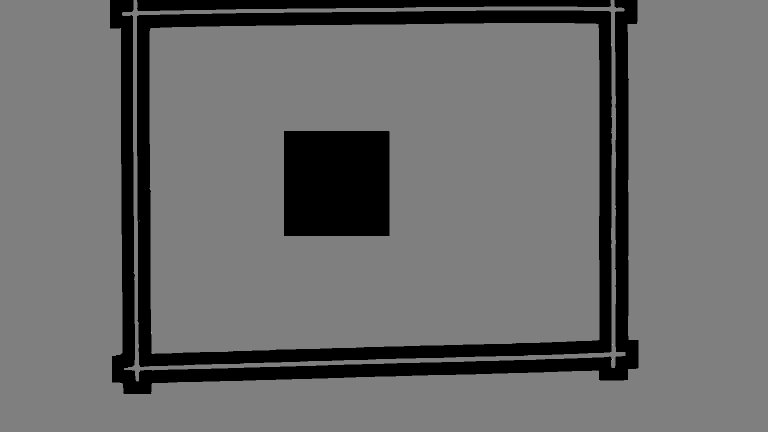
#> input picture SocketServer/meshImage.jpg, 1536 x 864 px, given in place of the camera (shown at 1/2 size)
$ python DetectRobot.py
#> lines starting #> are read from the running program, lines starting #| are printed output that depends on the picture; after the words box and inside, x2 and y2 are one past the last pixel; in counts of white or black regions, pixels touching at a corner belong together
#> further down, imagecp is the input picture: shape (864, 1536, 3); min 0, max 2, mean 0.844
import time
import numpy as np
import cv2
from pathfinding.core.diagonal_movement import DiagonalMovement
from pathfinding.core.grid import Grid
from pathfinding.finder.best_first import BestFirst
from pathfinding.core import heuristic, diagonal_movement
import math


def scaleImage(image,scale):
#> called with scale = 80
    scale_percent = scale # percent of original size
    width = int(image.shape[1] * scale_percent / 100)
#> width = 1228
    height = int(image.shape[0] * scale_percent / 100)
#> height = 691
    dim = (width, height)
#> dim = (1228, 691)

    # resize image
    resized = cv2.resize(image, dim, interpolation=cv2.INTER_AREA)
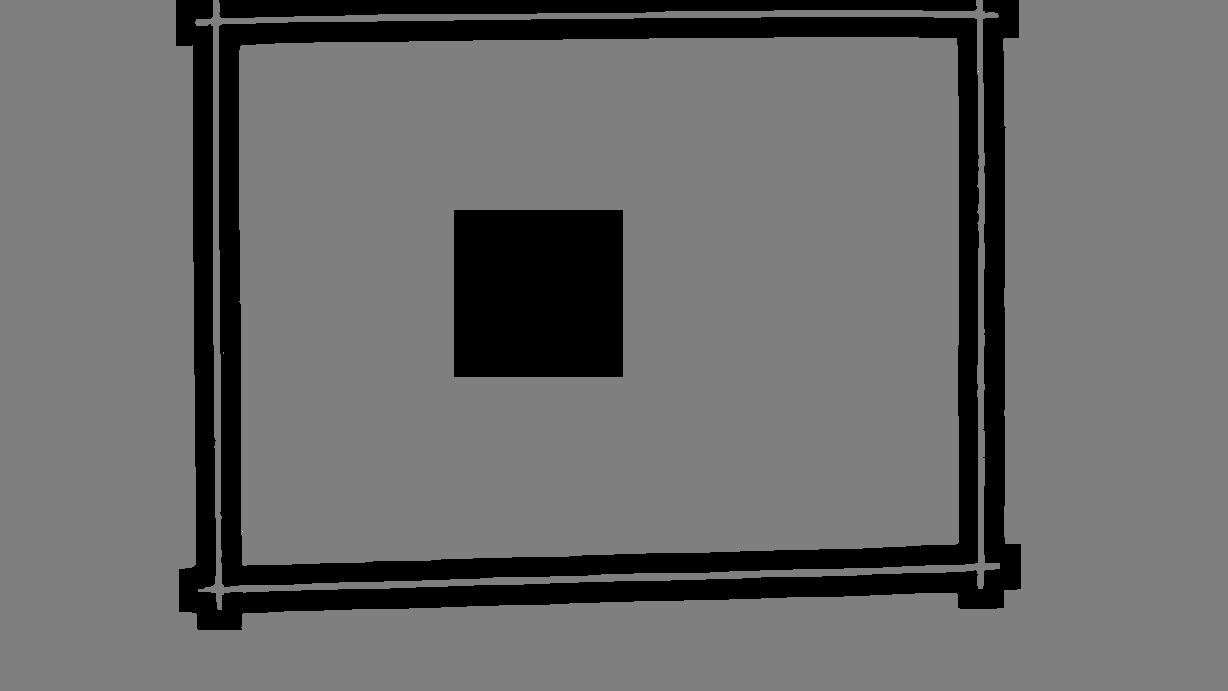
#> resized: shape (691, 1228, 3); min 0, max 2, mean 0.844; drawn with min black and max white
    new_img_size = (resized.shape[1] - (resized.shape[1] % 32), resized.shape[0] - (resized.shape[0] % 32))
#> new_img_size = (1216, 672)
    resized_img = cv2.resize(resized, new_img_size)

    return resized_img


cam = cv2.VideoCapture(0)
time.sleep(2)
result, imagecp = cam.read()

imagecp = scaleImage(imagecp,80)
imagecp = cv2.cvtColor(imagecp,cv2.COLOR_BGR2RGB)
image = imagecp.copy()

# Grayscale
gray = cv2.cvtColor(image, cv2.COLOR_BGR2GRAY)
blurred = cv2.GaussianBlur(gray, (5, 5), 0)
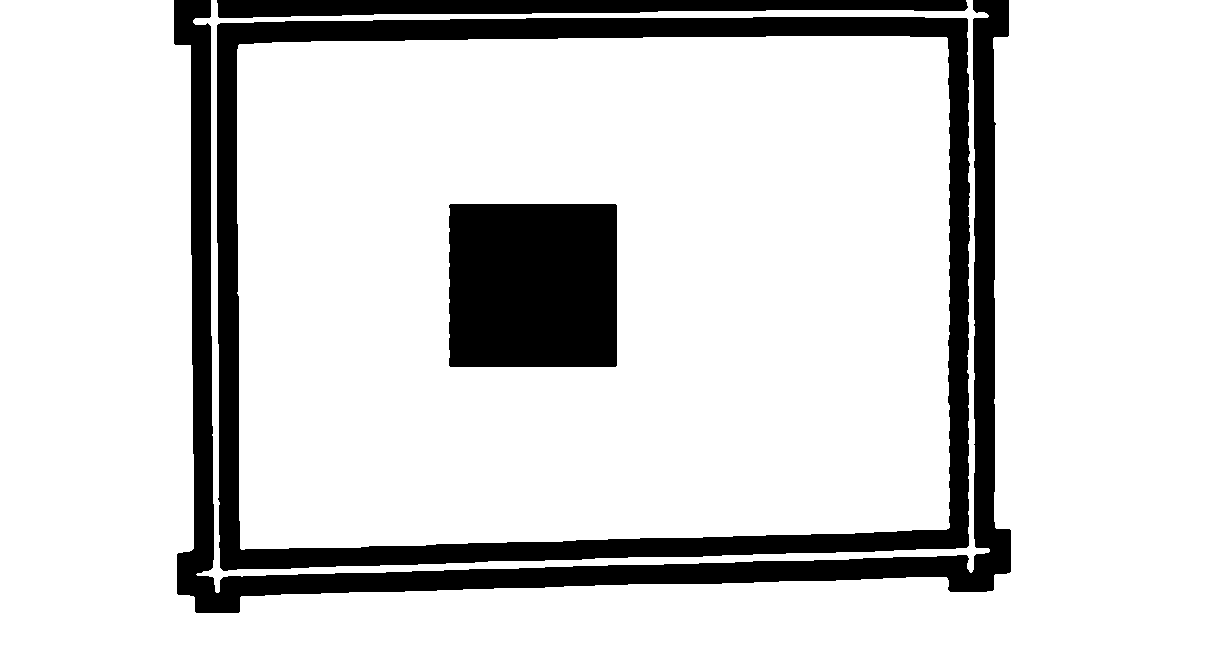
#> blurred: shape (672, 1216); values 0 (black) and 1 (white), 84.3% white; 4 black regions, box (x1, y1, x2, y2) and area: (217, 17, 970, 571) 48789, (174, 0, 1011, 613) 42375, (449, 204, 617, 367) 27324, (217, 0, 968, 18) 9654
edges = cv2.Canny(blurred, 50, 150)
#> edges: shape (672, 1216); every value is 0
contours, _ = cv2.findContours(edges, cv2.RETR_EXTERNAL, cv2.CHAIN_APPROX_SIMPLE)
#> contours = []


for cont in contours:
    perimeter = cv2.arcLength(cont, True)
    approx = cv2.approxPolyDP(cont, 0.04 * perimeter, True)
    area =  cv2.contourArea(cont)
    if len(approx) == 3 and area > 300 and  area < 1000:
        # Triangle detected
        cv2.drawContours(image, [approx], 0, (0, 255, 0), 2)
        x, y, w, h = cv2.boundingRect(approx)
        roi = imagecp[y:y+h, x:x+w]

        # Check the color inside the triangle ROI
        green_mask = cv2.inRange(roi, (0, 50, 0), (0, 255, 0))
        blue_mask = cv2.inRange(roi, (0, 0, 50), (0, 0, 255))
        if cv2.countNonZero(green_mask) > cv2.countNonZero(blue_mask):
            # The triangle contains green and blue
            cv2.putText(image, "Green", (x, y-10), cv2.FONT_HERSHEY_SIMPLEX, 0.7, (0, 255, 0), 2)
        else:
            # The triangle does not contain green and blue
            cv2.putText(image, "Blue", (x, y-10), cv2.FONT_HERSHEY_SIMPLEX, 0.7, (0, 0, 255), 2)
#> this loop made 0 passes


cv2.imshow("Shapes", image)
cv2.waitKey(0)
cv2.destroyAllWindows()
